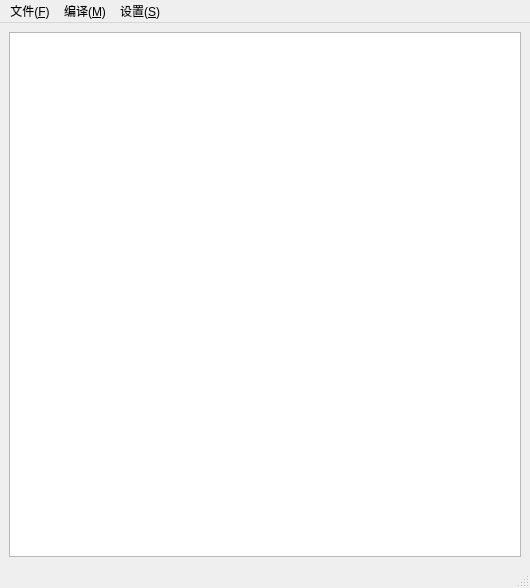
<?xml version="1.0" encoding="UTF-8"?>
<ui version="4.0">
 <class>MainWindow</class>
 <widget class="QMainWindow" name="MainWindow">
  <property name="geometry">
   <rect>
    <x>0</x>
    <y>0</y>
    <width>530</width>
    <height>588</height>
   </rect>
  </property>
  <property name="windowTitle">
   <string>MainWindow</string>
  </property>
  <widget class="QWidget" name="centralwidget">
   <layout class="QVBoxLayout" name="verticalLayout">
    <item>
     <widget class="QTextEdit" name="textEdit"/>
    </item>
   </layout>
  </widget>
  <widget class="QMenuBar" name="menubar">
   <property name="geometry">
    <rect>
     <x>0</x>
     <y>0</y>
     <width>530</width>
     <height>21</height>
    </rect>
   </property>
   <widget class="QMenu" name="menu_F">
    <property name="title">
     <string>文件(&amp;F)</string>
    </property>
    <addaction name="newAction"/>
    <addaction name="openAction"/>
    <addaction name="saveAction"/>
    <addaction name="separator"/>
   </widget>
   <widget class="QMenu" name="menu_M">
    <property name="title">
     <string>编译(&amp;M)</string>
    </property>
   </widget>
   <widget class="QMenu" name="menu_S">
    <property name="title">
     <string>设置(&amp;S)</string>
    </property>
   </widget>
   <addaction name="menu_F"/>
   <addaction name="menu_M"/>
   <addaction name="menu_S"/>
  </widget>
  <widget class="QStatusBar" name="statusbar"/>
  <action name="newAction">
   <property name="text">
    <string>新建(&amp;N)</string>
   </property>
  </action>
  <action name="openAction">
   <property name="text">
    <string>打开(&amp;O)</string>
   </property>
  </action>
  <action name="saveAction">
   <property name="text">
    <string>另存为(&amp;S)</string>
   </property>
  </action>
 </widget>
 <resources/>
 <connections/>
</ui>
